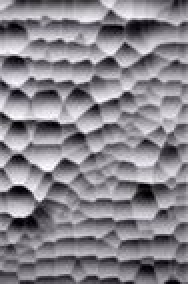
#> input picture python/imageQuilting/dat/bubbles.jpg, 94 x 142 px, given in place of oldman.jpg, which was not available (shown 2 times larger)
$ python test.py   (Python 2 division)
#> lines starting #> are read from the running program, lines starting #| are printed output that depends on the picture; pictures that were not available may be replaced by others from this repository, and a replacement may not be noted
### python/pencilDrawing/genStroke.py
import cv2
import numpy as np
from matplotlib import pyplot as plt

import math
import sys
import os


# [5 lines left out: function rotate_img, not called in this run]

def rotateImg(img, angle):
    row, col = img.shape
    M   = cv2.getRotationMatrix2D((row / 2 + 1, col / 2 + 1), angle, 1)
    res = cv2.warpAffine(img, M, (row, col))
    return res

# [18 lines left out: function genDirectionLines, not called in this run]


# compute and get the stroke of the raw img
def genStroke(img, dirNum, verbose = False):
    height , width = img.shape[0], img.shape[1]
    img = np.float32(img) / 255.0
    print "- Images, size %dx%d"%(width, height)
    print "- PreProcessing Images, denoising ..."
    img = cv2.medianBlur(img, 5)
    if verbose == True:
        cv2.imshow('blurred image', img)
        cv2.waitKey(1)

    print "- Generating Gradient Images ..."
    imX = np.append(np.absolute(img[:, 0 : width - 1] - img[:, 1 : width]), np.zeros((height, 1)), axis = 1)
    imY = np.append(np.absolute(img[0 : height - 1, :] - img[1 : height, :]), np.zeros((1, width)), axis = 0)
    #img_gredient = np.sqrt((imX ** 2 + imY ** 2))
    img_gredient = imX + imY
    if verbose == True:
        cv2.imshow('gradient image', img_gredient)
        cv2.waitKey(1)

    #filter kernel size
    tempsize = 0
    if height > width:
        tempsize = width
    else:
        tempsize = height
    tempsize /= 32
    halfKsize = tempsize / 2
    if halfKsize < 1:
        halfKsize = 1
    if halfKsize > 9:
        halfKsize = 9
    len = halfKsize * 2 + 1
    print "- Kernel Line Size=%s" %(len)
    kernel = np.zeros((dirNum, len, len))
    kernel [0,halfKsize,:] = 1.0
    #kernel = genDirectionLines(halfKsize, False);
    for i in range(1,dirNum):
        kernel[i,:,:] = temp = rotateImg(kernel[0,:,:], i * 180 / dirNum)
        if verbose == True:
            title = 'line kernel %d'%i
            cv2.imshow( title, temp)
            cv2.waitKey(1)

    #filter gradient map in different directions
    print "- Filtering Gradient Images in different directions ..."
    response = np.zeros((dirNum, height, width))
    for i in range(dirNum):
        ker = kernel[i,:,:];
        response[i, :, :] = cv2.filter2D(img_gredient, -1, ker)
    if verbose == True:
        for i in range(dirNum):
            title = 'response %d'%i
            cv2.imshow( title, response[i,:,:])
            cv2.waitKey(1)

    #divide gradient map into 8 different sub-map
    print "- Caculating Gradient classification ..."
    Cs = np.zeros((dirNum, height, width))
    for x in range(width):
        for y in range(height):
            i = np.argmax(response[:,y,x])
            Cs[i, y, x] = img_gredient[y,x]

    #generate line shape
    print "- Generating shape Lines ..."
    spn = np.zeros((dirNum, height, width))
    for i in range(dirNum):
        ker = kernel[i,:,:];
        spn[i, :, :] = cv2.filter2D(Cs[i], -1, ker)
    sp = np.sum(spn, axis = 0)
    sp =  (sp - np.min(sp)) / (np.max(sp) - np.min(sp))
    S  = 1 -  sp
    if verbose == True:
        cv2.imshow('raw stroke', sp)
        cv2.waitKey(1)
        cv2.imshow('stroke', S)
        cv2.waitKey(1)

    return S

# [37 lines that do not run on import are left out]

### python/pencilDrawing/genTone.py
import cv2
import numpy as np
from matplotlib import pyplot as plt
from scipy.sparse import spdiags
from scipy.sparse import dia_matrix
from scipy.sparse.linalg import cg

import math
import sys
import os

#for histogram matching
def transferTone(img, verbose = False):
    ho = np.zeros( 256)
    po = np.zeros( 256)
    for i in range(256):
        po[i] = np.sum(img == i)
    po = po / np.sum(po)

    #caculate original cumulative histogram
    ho[0] = po[0]
    for i in range(1,256):
        ho[i] = ho[i - 1] + po[i]

    #use parameter from paper.
    omiga1 = 76
    omiga2 = 22
    omiga3 = 2
    p1 = lambda x : (1 / 9.0) * np.exp(-(255 - x) / 9.0)
    p2 = lambda x : (1.0 / (225 - 105)) * (x >= 105 and x <= 225)
    p3 = lambda x : (1.0 / np.sqrt(2 * math.pi *11) ) * np.exp(-((x - 90) ** 2) / float((2 * (11 **2))))
    p  = lambda x : (omiga1 * p1(x) + omiga2 * p2(x) + omiga3 * p3(x)) * 0.01

    prob = np.zeros(256)
    total = 0
    for i in range(256):
        prob[i] = p(i)
        total = total + prob[i]
    prob = prob / total

    #caculate new cumulative histogram
    histo = np.zeros(256)
    histo[0] = prob[0]
    for i in range(1, 256):
        histo[i] = histo[i - 1] + prob[i]

    Iadjusted = np.zeros((img.shape[0], img.shape[1]))
    for x in range(img.shape[0]):
        for y in range(img.shape[1]):
            histogram_value = ho[img[x,y]]
            i = np.argmin(np.absolute(histo - histogram_value))
            Iadjusted[x, y] = i

    Iadjusted = np.float64(Iadjusted) / 255.0
    if verbose == True:
        cv2.imshow('adjust tone', Iadjusted)
        cv2.waitKey(1)
    J = Iadjusted
    J = cv2.blur(Iadjusted, (5, 5))
    if verbose == True:
        cv2.imshow('blurred adjust tone', J)
        cv2.waitKey(1)
    return J


#compute the pencil tone map
def genTone(img, verbose = False, pencil_texture = 'pencil5.png'):
    height, width = img.shape
    n = height * width
    print "- Image size=%dx%d."%(width, height)
    print "- Extract tone map for orinal image."
    J = transferTone(img, verbose)
    print "- Done."

    P = cv2.imread(pencil_texture, cv2.IMREAD_GRAYSCALE)
    P = np.float64(P) / 255.0
    print "- Pencil texture size=%dx%d."%(P.shape[1], P.shape[0])

    print "- Construct vector."
    P = cv2.resize(P, (height, width))
    P = P.reshape((n, 1))
    logP = np.log(P+2.2204e-15)
    J = J.reshape((n,1))
    logJ = np.log(J+2.2204e-15)
    print "- Done."


    print "- Solve formular to find optimal beta."
    theta = 0.2
    b= logJ * logP
    temp = (logP * logP).reshape(1,n)
    A = spdiags(temp,0,n,n)

    #construct A
    e = np.ones(n)
    B = spdiags([e, e], np.array([-width, -1]), n, n)
    up    = np.ones((height, width))
    down  = np.ones((height, width))
    left  = np.ones((height, width))
    right = np.ones((height, width))
    up[0,:]=0
    down[height-1,:]=0
    left[:,0]=0
    right[:,width-1]=0
    C = -(up + down + left + right)
    C = C.reshape((1,n))
    D = spdiags(C, 0, n, n)
    A = A + theta * ((B.transpose())+ B + D)

    #solve it
    beta, info = cg(A, b , tol = 1e-6, maxiter = 16)
    print "info=",info
    print "- Done."

    beta = beta.reshape((height, width))
    P    = P.reshape((height, width))
    J    = J.reshape((height, width))
    T    = np.power(P, beta)
    if verbose == True:
        cv2.imshow('resized pencil texture', P)
        cv2.waitKey(1)
        cv2.imshow('beta', beta)
        cv2.waitKey(1)
    cv2.imshow('tone', T)
    cv2.waitKey(1)

    return T


# [8 lines that do not run on import are left out]

### python/pencilDrawing/test.py
from genTone   import genTone
from genStroke import genStroke
import cv2
import numpy as np
from matplotlib import pyplot as plt

def colorPencil(imgPencil, ):
    print""
if __name__ == '__main__':
    img_path = 'oldman.jpg'
    img = cv2.imread(img_path, cv2.IMREAD_GRAYSCALE)
#> img: shape (142, 94); min 0, max 255, mean 134.4
    stroke = genStroke(img,8, False)
#| - Images, size 94x142
#> in genStroke, `imX = np.append(np.absolute(img[:, 0 : width - 1] - img[:, 1 : width])..`:
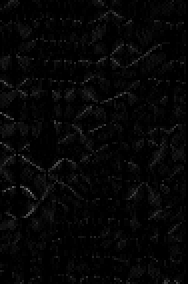
#> imX: shape (142, 94) float64 (shown 2 times larger); min 0, max 0.424, mean 0.0255
#| - Kernel Line Size=3
#> in genStroke, `sp = np.sum(spn, axis = 0)`:
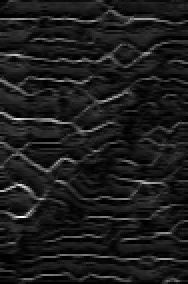
#> sp: shape (142, 94) float64 (shown 2 times larger); min 0, max 2.09, mean 0.233; drawn with min black and max white
#> in genStroke, `S  = 1 -  sp`:
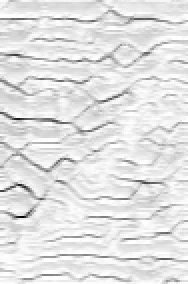
#> S: shape (142, 94) float64 (shown 2 times larger); min 0, max 1, mean 0.889
    tone   = genTone(img,False)
#| - Image size=94x142.
#> after the loop in transferTone, `for i in range(256):`: po = 256 values, max 109 at index 167, min 0 at index 250, mean 52.14
#> in transferTone, `po = po / np.sum(po)`: po = 256 values, max 0.00817 at index 167, min 0 at index 250, mean 0.00391
#> after the loop in transferTone, `for i in range(1,256):`: ho = 256 values from 0.00277 to 1
#> after the loop in transferTone, `for x in range(img.shape[0]):`:
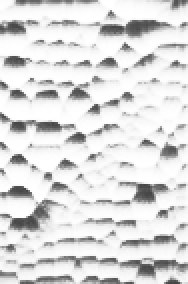
#> Iadjusted: shape (142, 94) float64 (shown 2 times larger); min 71, max 255, mean 220.3
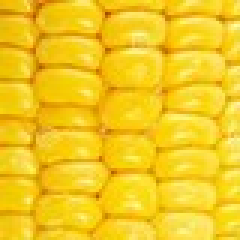
#> input picture python/imageQuilting/dat/corn.jpg, 80 x 80 px, given in place of pencil5.png, which was not available (shown 3 times larger)
#> in genTone, `P = cv2.imread(pencil_texture, cv2.IMREAD_GRAYSCALE)`:
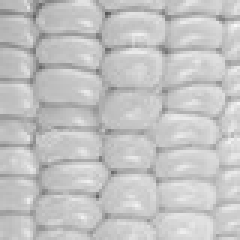
#> P: shape (80, 80) (shown 3 times larger); min 87, max 249, mean 195.1
#| - Pencil texture size=80x80.
#> in genTone, `P = cv2.resize(P, (height, width))`:
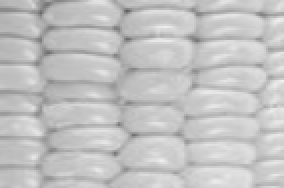
#> P: shape (94, 142) float64 (shown 2 times larger); min 0.383, max 0.948, mean 0.765
#> in genTone, `P = P.reshape((n, 1))`: P = 13348 values, max 0.948 at index 5821, min 0.383 at index 773, mean 0.765
#> in genTone, `logP = np.log(P+2.2204e-15)`: logP = 13348 values, max -0.0537 at index 5821, min -0.959 at index 773, mean -0.272
#> in genTone, `J = J.reshape((n,1))`: J = 13348 values, max 1 at index 7731, min 0.306 at index 9002, mean 0.864
#> in genTone, `logJ = np.log(J+2.2204e-15)`: logJ = 13348 values, max 2.44e-15 at index 7731, min -1.18 at index 9002, mean -0.162
#> in genTone, `b= logJ * logP`: b = 13348 values, max 0.498 at index 2827, min -8.97e-16 at index 7731, mean 0.0425
#> (the run stopped early here; a loop or call above may not have finished)
